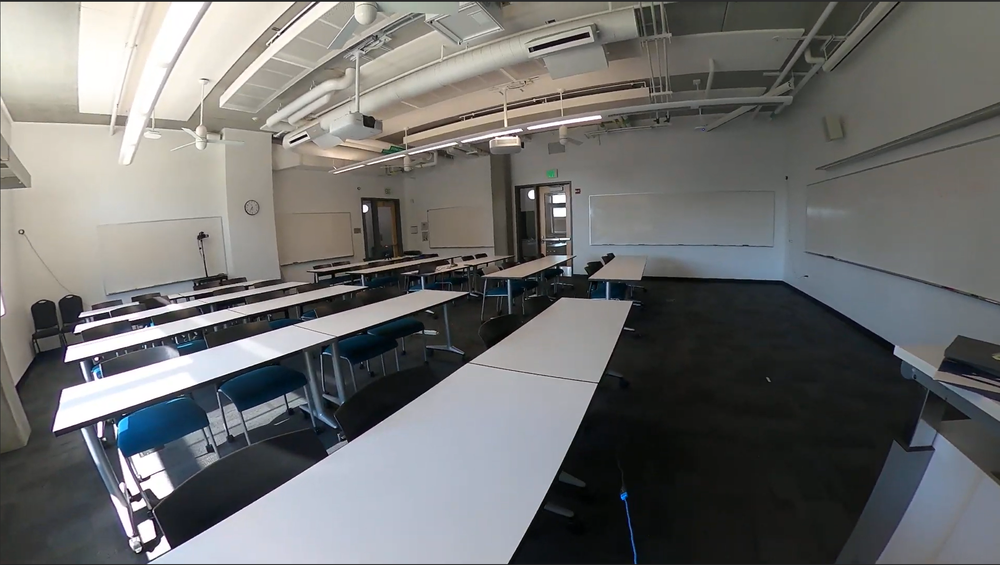
#> input picture room.png, 1000 x 565 px, shrunk from 2303 x 1302 before the run
$ python PillowDraw.py
#> lines starting #> are read from the running program, lines starting #| are printed output that depends on the picture; after the words box and inside, x2 and y2 are one past the last pixel; in counts of white or black regions, pixels touching at a corner belong together
import cv2
import numpy as np
from PIL import Image, ImageDraw
import matplotlib.pyplot as plt
from shapely.geometry import LineString
from shapely.ops import unary_union, linemerge
from shapely.geometry import MultiLineString


# STEP 1 — LOAD + PREPROCESS
image_path = "room.png"
img = cv2.imread(image_path)
#> img is the input picture: shape (565, 1000, 3); mean B, G, R 110.5, 111.4, 111.1

gray = cv2.cvtColor(img, cv2.COLOR_BGR2GRAY)
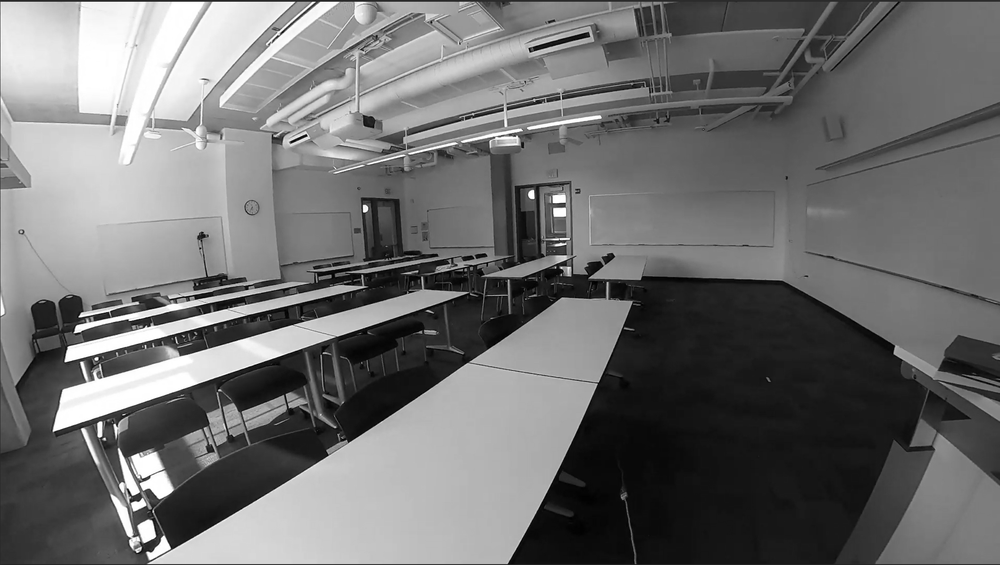
#> gray: shape (565, 1000); min 0, max 255, mean 111.2
blur = cv2.GaussianBlur(gray, (5, 5), 0)
edges = cv2.Canny(blur, 50, 150)
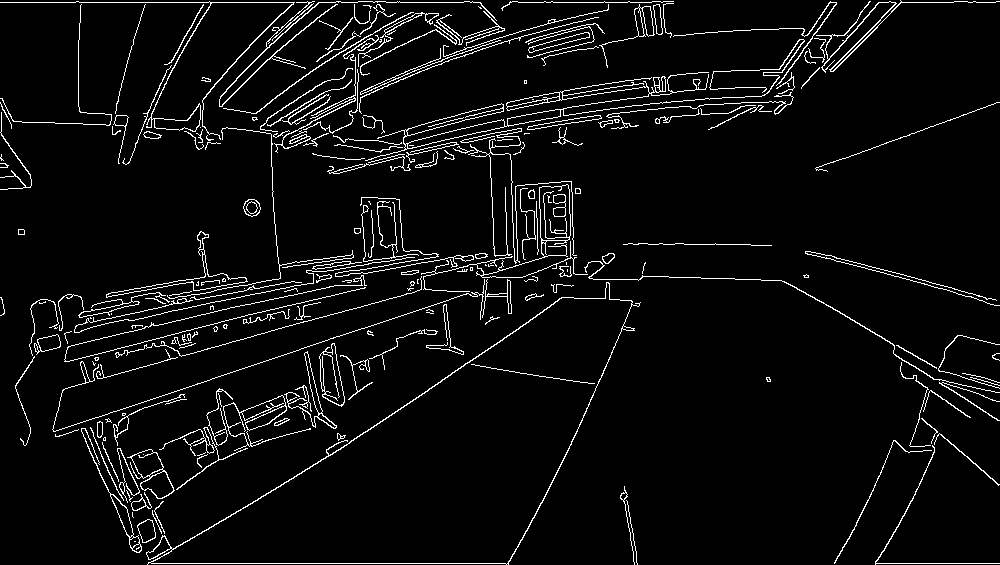
#> edges: shape (565, 1000); 5% white in thin lines or dots

# STEP 2 — detect line segments using HoughLinesP
lines = cv2.HoughLinesP(
    edges,
    rho=1,
    theta=np.pi/180,
    threshold=80,
    minLineLength=50,
    maxLineGap=15
)
#> lines = 167 rows, first 6: [148, 563, 508, 563], [0, 2, 480, 2], [330, 455, 542, 312], [815, 168, 998, 102], [452, 265, 573, 235], [68, 346, 329, 286]

if lines is None:
    raise Exception("No lines detected.")


# STEP 3 — MERGE + CLEAN LINES USING SHAPELY
line_segments = []

for line in lines:
    x1, y1, x2, y2 = line[0]
    line_segments.append(LineString([(x1, y1), (x2, y2)]))
#> this loop made 167 passes
#> after the loop, line_segments = 167 items

# Combine touching/overlapping segments
merged = linemerge(unary_union(line_segments))

# Ensure list format
if isinstance(merged, LineString):
    merged = [merged]                       # single line
elif isinstance(merged, MultiLineString):
    merged = list(merged.geoms)             # extract all lines
#> merged = 438 items
else:
    merged = []                             # fallback


# STEP 4 — create a blank white canvas using Pillow
h, w = gray.shape
#> h = 565; w = 1000
canvas = Image.new("RGB", (w, h), "white")
#> canvas: PIL image 1000x565 RGB; every value is 255
draw = ImageDraw.Draw(canvas)

# STEP 5 — draw the wall lines
for line in lines:
    x1, y1, x2, y2 = line[0]

    # black lines, width=3 px
    draw.line([(x1, y1), (x2, y2)], fill="black", width=3)

# STEP 6 — save result
canvas.save("room_layout_pillow.png")
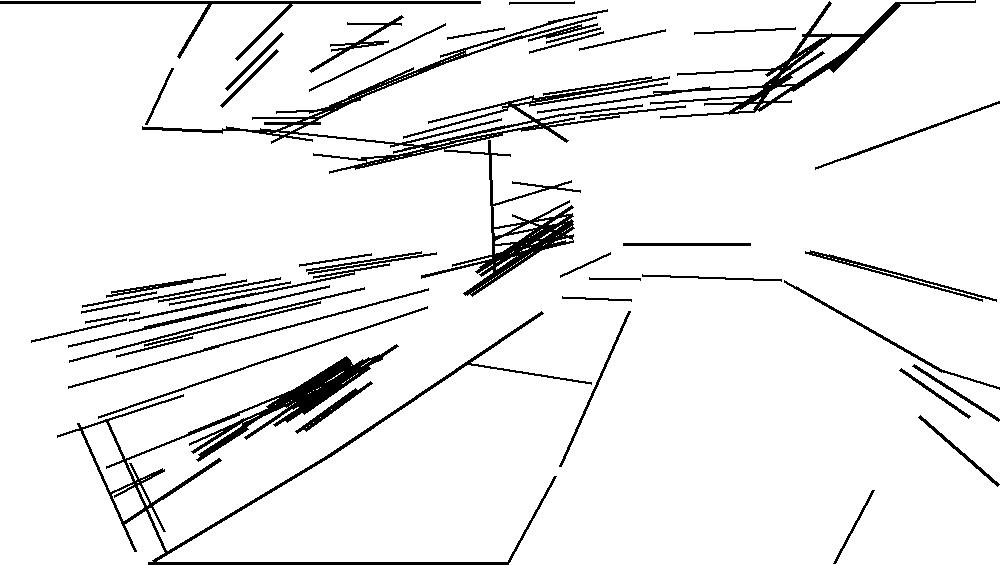
#> saved as room_layout_pillow.png: PIL image 1000x565 RGB; 92.7% white; 47 black regions, largest, box (x1, y1, x2, y2) and area: (142, 9, 686, 297) 10974, (57, 311, 592, 565) 9086, (537, 0, 976, 119) 4050
canvas.show()
